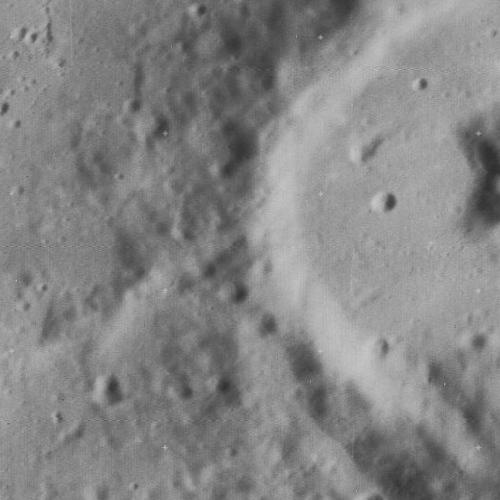
%> input picture data/Hito 3/referenciaHito3.jpg, 500 x 500 px
$ octave HitoTres.m   (GNU Octave 9; MATLAB toolbox functions it lacks are replaced by stand-ins)
%> lines starting %> are read from the running program, lines starting %| are printed output that depends on the picture
%> further down, A is the input picture: size 500x500 uint8; min 47, max 198, mean 132.9
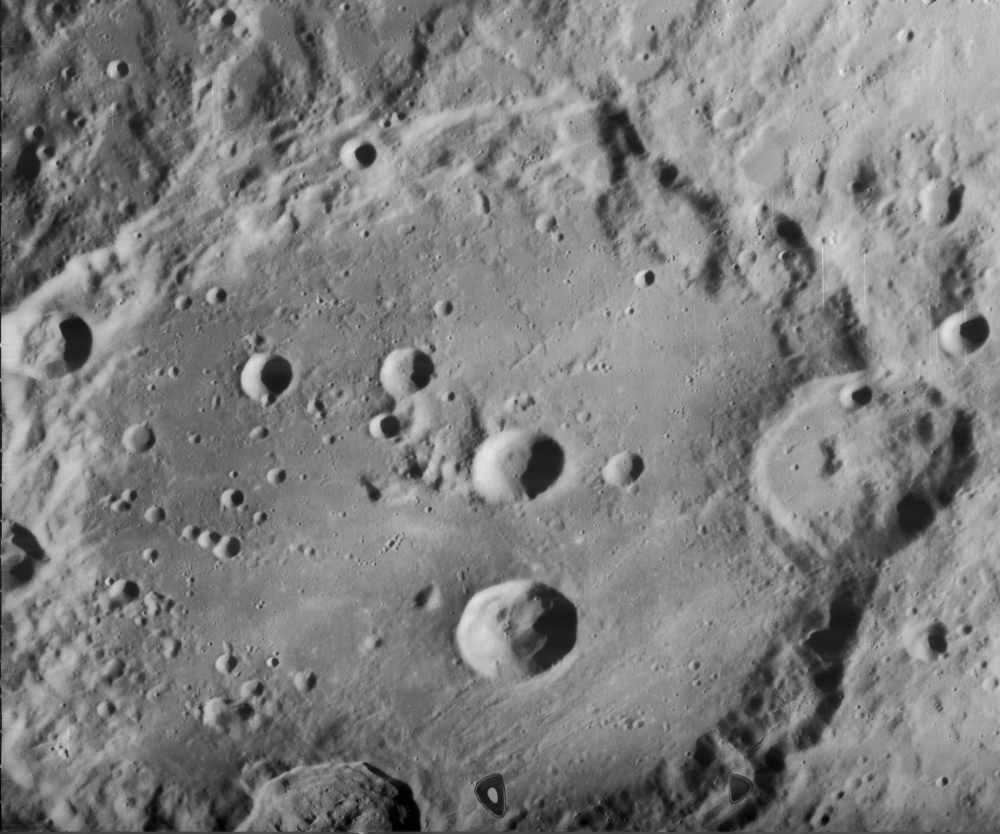
%> input picture data/Hito 3/asteroideHito3.jpg, 3000 x 2500 px (shown at 1/3 size)
%> further down, B is the input picture: size 2500x3000 uint8; min 0, max 253, mean 126.7
### HOG.m
%Image descriptor based on Histogram of Orientated Gradients for gray-level images. This code
%was developed for the work: O. Ludwig, D. Delgado, V. Goncalves, and U. Nunes, 'Trainable
%Classifier-Fusion Schemes: An Application To Pedestrian Detection,' In: 12th International IEEE
%Conference On Intelligent Transportation Systems, 2009, St. Louis, 2009. V. 1. P. 432-437. In
%case of publication with this code, please cite the paper above.
function H=HOG(Im)
nwin_x=3;%set here the number of HOG windows per bound box
nwin_y=3;
B=9;%set here the number of histogram bins
[L,C]=size(Im); % L num of lines ; C num of columns
%> L = 500; C = 500
H=zeros(nwin_x*nwin_y*B,1); % column vector with zeros
m=sqrt(L/2);
%> m = 15.81
if C==1 % if num of columns==1
    Im=im_recover(Im,m,2*m);%verify the size of image, e.g. 25x50
    L=2*m;
    C=m;
end
Im=double(Im);
step_x=floor(C/(nwin_x+1));
%> step_x = 125
step_y=floor(L/(nwin_y+1));
%> step_y = 125
cont=0;
hx = [-1,0,1];
hy = -hx';
grad_xr = imfilter(double(Im),hx);
grad_yu = imfilter(double(Im),hy);
angles=atan2(grad_yu,grad_xr);
magnit=((grad_yu.^2)+(grad_xr.^2)).^.5;
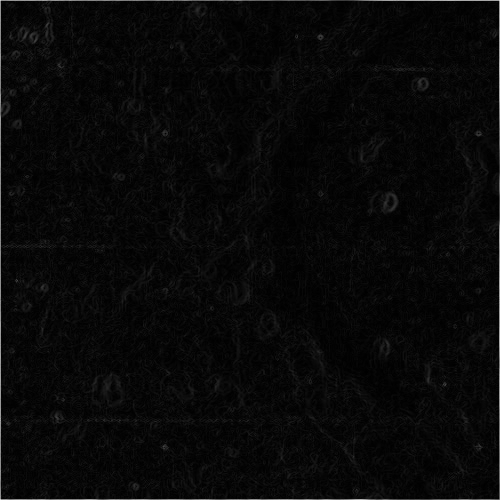
%> magnit: size 500x500 double; min 0, max 216.4, mean 8.6
for n=0:nwin_y-1
    for m=0:nwin_x-1
        cont=cont+1;
        angles2=angles(n*step_y+1:(n+2)*step_y,m*step_x+1:(m+2)*step_x);
        magnit2=magnit(n*step_y+1:(n+2)*step_y,m*step_x+1:(m+2)*step_x);
        v_angles=angles2(:);
        v_magnit=magnit2(:);
        K=max(size(v_angles));
        %assembling the histogram with 9 bins (range of 20 degrees per bin)
        bin=0;
        H2=zeros(B,1);
        for ang_lim=-pi+2*pi/B:2*pi/B:pi
            bin=bin+1;
            for k=1:K
                if v_angles(k)<ang_lim
                    v_angles(k)=100;
                    H2(bin)=H2(bin)+v_magnit(k);
                end
            end
        end

        H2=H2/(norm(H2)+0.01);
        H((cont-1)*B+1:cont*B,1)=H2;
    end
end
%> after the loop, H = 81 values, max 0.565 at index 32, min 0.213 at index 75, mean 0.323; H2 = [0.392; 0.232; 0.213; 0.276; 0.361; 0.332; 0.429; 0.27; 0.417]; cont = 9

H = H';

### src/HitoTres.m
A = imread('referenciaHito3.jpg'); % 500x5000
B = imread('asteroideHito3.jpg'); % 3000x2500
descriptor1=HOG(A);
%> descriptor1 has the same summary as H in HOG

B1= B(1:500,1:500); B2= B(1:500,501:1000); B3= B(1:500,1001:1500); B4= B(1:500,1501:2000); B5= B(1:500,2001:2500);
B6= B(501:1000,1:500); B7= B(501:1000,501:1000); B8= B(501:1000,1001:1500); B9= B(501:1000,1501:2000); B10= B(501:1000,2001:2500);
B11= B(1001:1500,1:500); B12= B(1001:1500,501:1000); B13= B(1001:1500,1001:1500); B14= B(1001:1500,1501:2000); B15= B(1001:1500,2001:2500);
B16= B(1501:2000,1:500); B17= B(1501:2000,501:1000); B18= B(1501:2000,1001:1500); B19= B(1501:2000,1501:2000); B20= B(1501:2000,2001:2500);
B21= B(2001:2500,1:500); B22= B(2001:2500,501:1000); B23= B(2001:2500,1001:1500); B24= B(2001:2500,1501:2000); B25= B(2001:2500,2001:2500);
%> after `B21= B(2001:2500,1:500)`:
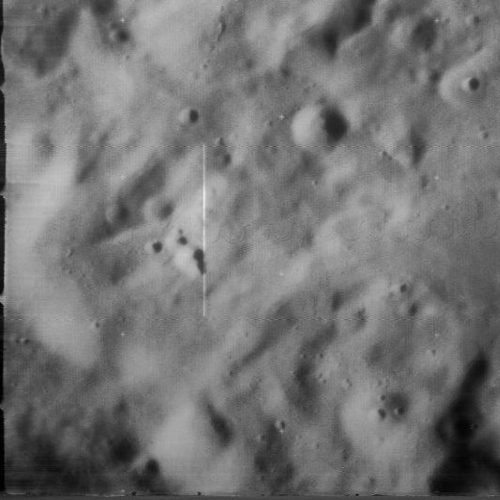
%> B21: size 500x500 uint8; min 0, max 233, mean 115.5
%> after `B22= B(2001:2500,501:1000)`:
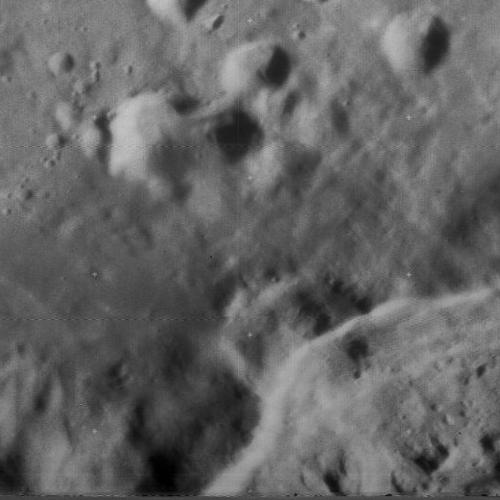
%> B22: size 500x500 uint8; min 0, max 203, mean 100.1
%> after `B23= B(2001:2500,1001:1500)`:
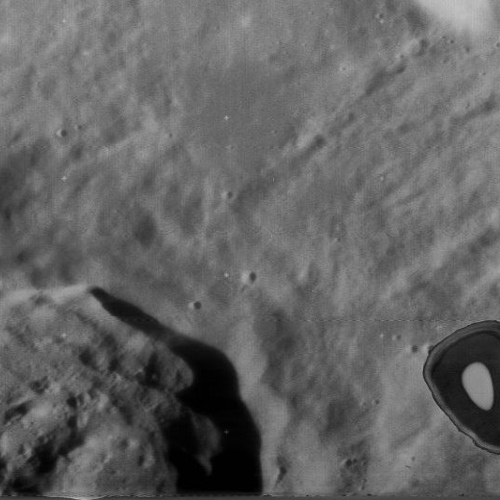
%> B23: size 500x500 uint8; min 0, max 197, mean 99.7
%> after `B24= B(2001:2500,1501:2000)`:
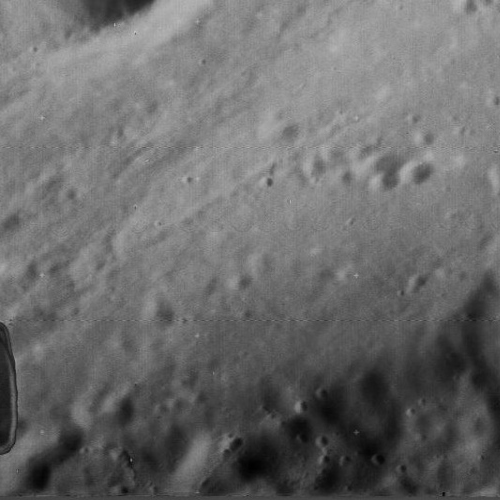
%> B24: size 500x500 uint8; min 0, max 194, mean 107.7
%> after `B25= B(2001:2500,2001:2500)`:
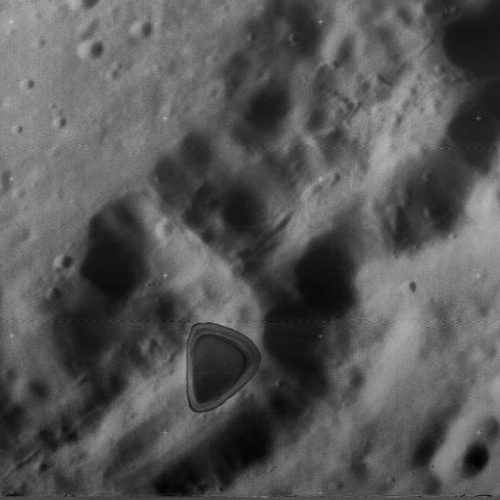
%> B25: size 500x500 uint8; min 3, max 195, mean 87
%> (the run ends here)
